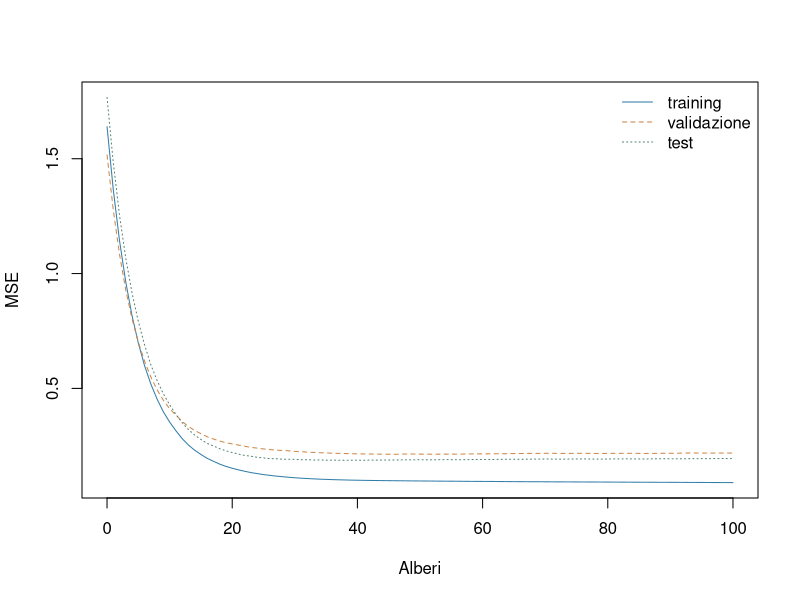

Reproduce this figure in R.
# StatAtlas · Lab 21 — Gradient boosting didattico (R0 dati, R2 regole CART)
# Regole identiche al browser per le foglie e gli split; non eguaglianza con gbm/xgboost.
RNGkind("Mersenne-Twister", "Inversion", "Rejection"); set.seed(2026)
n <- 120; nval <- 100; ntest <- 220
B <- 100; eta <- 0.1; maxDepth <- 2; minLeaf <- 8
family <- "gaussian"; sigma <- 0.4
f <- function(x) 1.4 * sin(1.6 * x) + 0.25 * x
xtr <- runif(n, -2, 2); xva <- runif(nval, -2, 2); xte <- runif(ntest, -2, 2)
ygen <- function(x) if (family == "binary") as.integer(runif(length(x)) < f(x)) else f(x) + sigma * rnorm(length(x))
ytr <- ygen(xtr); yva <- ygen(xva); yte <- ygen(xte)
xgrid <- seq(-2, 2, length.out = 140)
sigmoid <- function(z) ifelse(z >= 0, 1 / (1 + exp(-z)), exp(z) / (1 + exp(z)))
risk <- function(y, v) if (family == "binary") mean(pmax(v, 0) + log1p(exp(-abs(v))) - y * v) else mean((y - v)^2)
response <- function(v) if (family == "binary") sigmoid(v) else v
tree1D <- function(x, y, maxDepth, minLeaf) {
  ord <- order(x, seq_along(x))
  grow <- function(ids, depth) {
    n <- length(ids); z <- y[ids]; sm <- sum(z); sq <- sum(z*z); parent <- sq - sm*sm/n
    nd <- list(leaf = TRUE, value = sm/n, n = n, depth = depth)
    if (depth >= maxDepth || n < 2*minLeaf || parent < 1e-12) return(nd)
    ls <- 0; lq <- 0; best <- parent - 1e-10; pos <- 0L; split <- NA_real_
    for (i in seq_len(n-1L)) {
      r <- y[ids[i]]; nl <- i; nr <- n-i; ls <- ls+r; lq <- lq+r*r
      if (nl < minLeaf || nr < minLeaf || !(x[ids[i]] < x[ids[i+1L]])) next
      rss <- lq-ls*ls/nl + (sq-lq) - (sm-ls)^2/nr
      if (rss < best) { best <- rss; pos <- i; split <- (x[ids[i]] + x[ids[i+1L]])/2 }
    }
    if (!pos) return(nd)
    nd$leaf <- FALSE; nd$thr <- split
    nd$left <- grow(ids[seq_len(pos)], depth+1L)
    nd$right <- grow(ids[(pos+1L):n], depth+1L)
    nd
  }
  grow(ord, 0L)
}
predictTree <- function(nd, x) {
  vapply(x, function(xx) { p <- nd; while (!p$leaf) p <- if (xx < p$thr) p$left else p$right; p$value }, 0.0)
}
F0 <- if (family == "binary") { p <- max(1e-6, min(1-1e-6, mean(ytr))); log(p/(1-p)) } else mean(ytr)
Ftr <- rep(F0, n); Fva <- rep(F0, nval); Fte <- rep(F0, ntest); Fgrid <- rep(F0, length(xgrid))
hist <- data.frame(passo = 0L, training = risk(ytr, Ftr), validazione = risk(yva, Fva), test = risk(yte, Fte))
alberi <- vector("list", B)
for (b in seq_len(B)) {
  residui <- ytr - response(Ftr)
  t <- tree1D(xtr, residui, maxDepth, minLeaf); alberi[[b]] <- t
  Ftr <- Ftr + eta * predictTree(t, xtr)
  Fva <- Fva + eta * predictTree(t, xva)
  Fte <- Fte + eta * predictTree(t, xte)
  Fgrid <- Fgrid + eta * predictTree(t, xgrid)
  hist <- rbind(hist, data.frame(passo = b, training = risk(ytr, Ftr), validazione = risk(yva, Fva), test = risk(yte, Fte)))
}
best <- which.min(hist$validazione) - 1L
cat("Miglior passo validazione:", best, "· loss:", hist$validazione[best + 1L], "\n")
print(tail(hist, 1)); print(hist[best + 1L, ])
matplot(hist$passo, hist[, c("training", "validazione", "test")], type = "l", lty = c(1,2,3),
        col = c("#327EAA", "#CE8747", "#51846D"), xlab = "Alberi", ylab = if (family == "binary") "Log loss" else "MSE")
legend("topright", legend = c("training", "validazione", "test"), col = c("#327EAA", "#CE8747", "#51846D"), lty = c(1,2,3), bty = "n")
# Fine: confrontare con gbm/xgboost richiede specificare obiettivo e update di foglia (R3).
